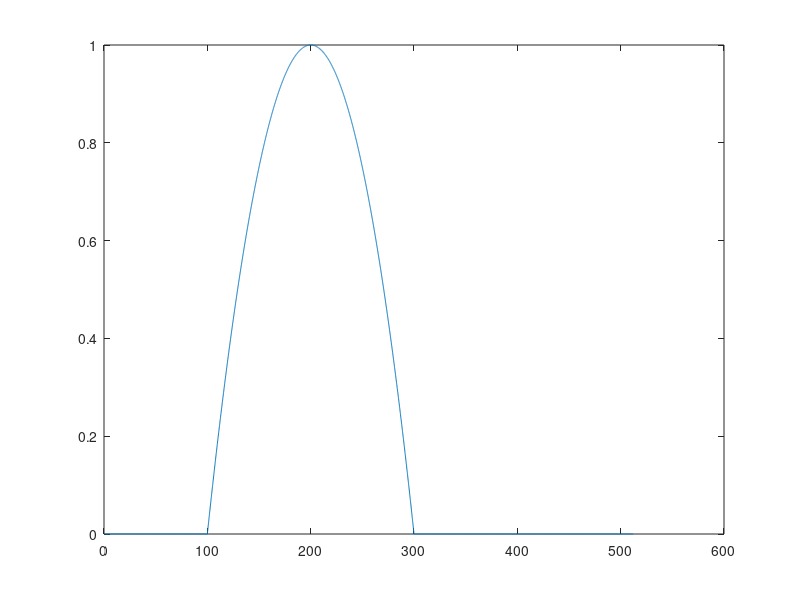
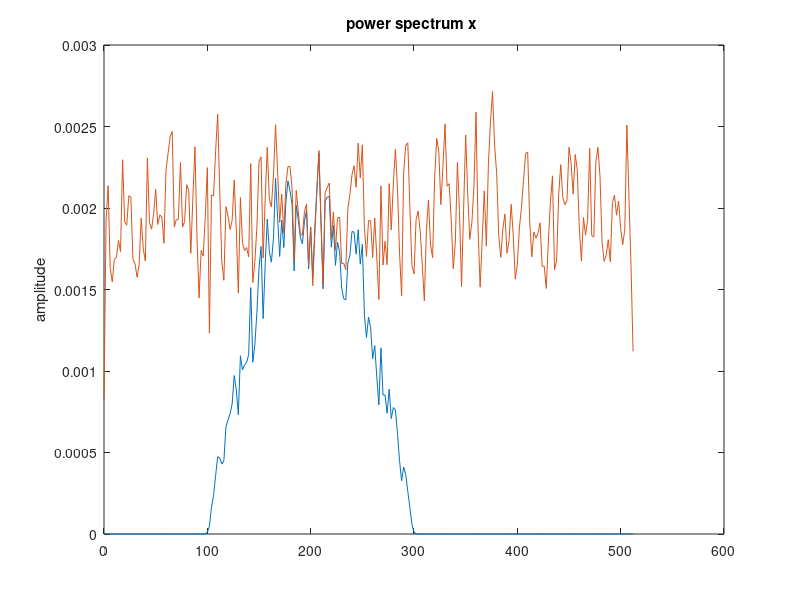
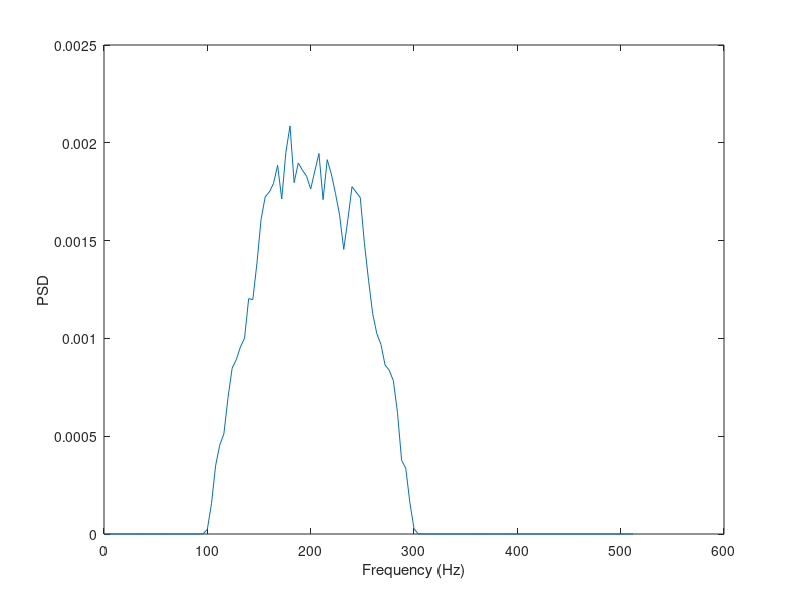
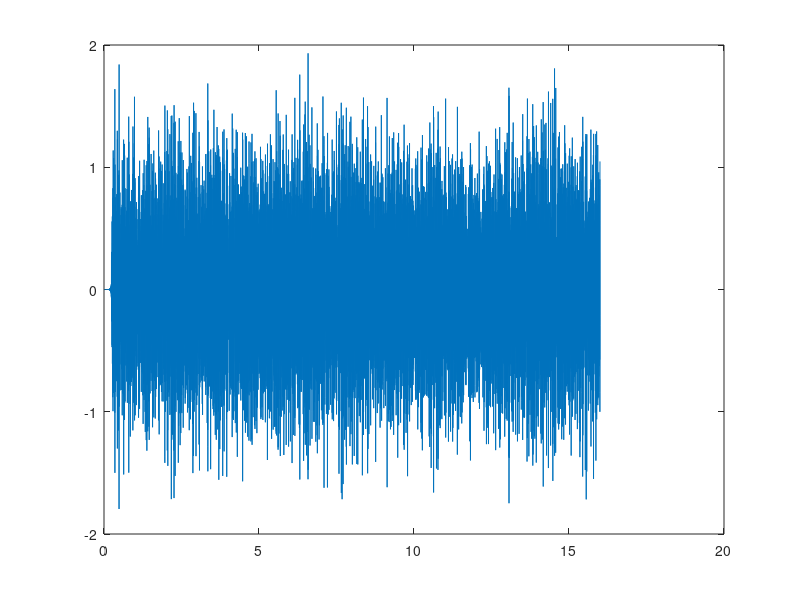

The MATLAB source for these figures, in order:
%% Demo for colored Gaussian noise generation
%Sampling frequency for noise realization
sampFreq = 1024; %Hz
%Number of samples to generate
nSamples = 16384;
%Time samples
timeVec = (0:(nSamples-1))/sampFreq;

%Target PSD given by the inline function handle
targetPSD = @(f) (f>=100 & f<=300).*(f-100).*(300-f)/10000;

%Plot PSD
freqVec = 0:0.1:512;
psdVec = targetPSD(freqVec);
plot(freqVec,psdVec);

%%
% Design FIR filter with T(f)= square root of target PSD
sqrtPSD = sqrt(psdVec);
fltrOrdr = 500;
b = fir2(fltrOrdr,freqVec/(sampFreq/2),sqrt(psdVec));

%%
% Generate a WGN realization and pass it through the designed filter
% (Comment out the line below if new realizations of WGN are needed in each run of this script)
rng('default'); 
inNoise = randn(1,nSamples);
outNoise = fftfilt(b,inNoise);

%%
% Estimate the PSD
figure;
pwelch(outNoise, 512,[],[],sampFreq);
hold on;
pwelch(inNoise, 512, [], [], sampFreq);
%Pwelch plots in dB (= 10*log10(x)); plot on a linear scale
[pxx,f]=pwelch(outNoise, 256,[],[],sampFreq);
figure;
plot(f,pxx);
xlabel('Frequency (Hz)');
ylabel('PSD');
% Plot the colored noise realization
figure;
plot(timeVec,outNoise);

inStd=std(inNoise);
outStd=std(outNoise);